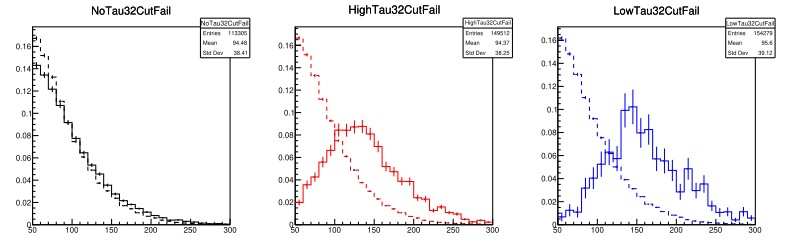

This figure's Python source:
import ROOT
from ROOT import *

#
# Part 1: Compare passing and failing distributions with different tau32 cuts
#

fQCDs = []
NoTau32CutPass = TH1F('NoTau32CutPass','NoTau32CutPass',25,50,300)
HighTau32CutPass = TH1F('HighTau32CutPass','HighTau32CutPass',25,50,300)
LowTau32CutPass = TH1F('LowTau32CutPass','LowTau32CutPass',25,50,300)

NoTau32CutFail = TH1F('NoTau32CutFail','NoTau32CutFail',25,50,300)
HighTau32CutFail = TH1F('HighTau32CutFail','HighTau32CutFail',25,50,300)
LowTau32CutFail = TH1F('LowTau32CutFail','LowTau32CutFail',25,50,300)

for ht in ['700','1000','1500','2000']:
	htFile = TFile.Open('../rootfiles/35851pb/TWminitree_weightedQCDHT'+ht+'_PSET_default.root') 
	htTree = htFile.Get('miniTree')

	htWeight = htFile.Get('Weight')
	htWeight.GetEntry(0)
	htNormWeight = htWeight.weightv

	htNoTau32CutPass = TH1F('htNoTau32CutPass','htNoTau32CutPass',25,50,300)
	htHighTau32CutPass = TH1F('htHighTau32CutPass','htHighTau32CutPass',25,50,300)
	htLowTau32CutPass = TH1F('htLowTau32CutPass','htLowTau32CutPass',25,50,300)

	htNoTau32CutFail = TH1F('htNoTau32CutFail','htNoTau32CutFail',25,50,300)
	htHighTau32CutFail = TH1F('htHighTau32CutFail','htHighTau32CutFail',25,50,300)
	htLowTau32CutFail = TH1F('htLowTau32CutFail','htLowTau32CutFail',25,50,300)

	htTree.Draw('mass_top>>htNoTau32CutPass','(weight*'+str(htNormWeight)+')*((mass_w<95)&&(mass_w>65)&&(sjbtag>0.5426))','goff')
	htTree.Draw('mass_top>>htHighTau32CutPass','(weight*'+str(htNormWeight)+')*((mass_w<95)&&(mass_w>65)&&(tau32<0.65)&&(sjbtag>0.5426))','goff')
	htTree.Draw('mass_top>>htLowTau32CutPass','(weight*'+str(htNormWeight)+')*((mass_w<95)&&(mass_w>65)&&(tau32<0.5)&&(sjbtag>0.5426))','goff')

	htTree.Draw('mass_top>>htNoTau32CutFail','(weight*'+str(htNormWeight)+')*((mass_w<95)&&(mass_w>65)&&!(sjbtag>0.5426))','goff')
	htTree.Draw('mass_top>>htHighTau32CutFail','(weight*'+str(htNormWeight)+')*((mass_w<95)&&(mass_w>65)&&!((tau32<0.65)&&(sjbtag>0.5426)))','goff')
	htTree.Draw('mass_top>>htLowTau32CutFail','(weight*'+str(htNormWeight)+')*((mass_w<95)&&(mass_w>65)&&!((tau32<0.5)&&(sjbtag>0.5426)))','goff')

	NoTau32CutPass.Add(htNoTau32CutPass)
	HighTau32CutPass.Add(htHighTau32CutPass)
	LowTau32CutPass.Add(htLowTau32CutPass)

	NoTau32CutFail.Add(htNoTau32CutFail)
	HighTau32CutFail.Add(htHighTau32CutFail)
	LowTau32CutFail.Add(htLowTau32CutFail)



cFull = TCanvas('cFull','cFull',1800,600)
cFull.Divide(3,1)

for hist in [NoTau32CutPass, NoTau32CutFail, HighTau32CutPass, HighTau32CutFail, LowTau32CutPass, LowTau32CutFail]:
	hist.Scale(1/hist.Integral())

NoTau32CutPass.SetLineColor(kBlack)
HighTau32CutPass.SetLineColor(kRed)
LowTau32CutPass.SetLineColor(kBlue)

NoTau32CutFail.SetLineColor(kBlack)
HighTau32CutFail.SetLineColor(kRed)
LowTau32CutFail.SetLineColor(kBlue)

NoTau32CutFail.SetLineStyle(2)
HighTau32CutFail.SetLineStyle(2)
LowTau32CutFail.SetLineStyle(2)

cFull.cd(1)
NoTau32CutFail.Draw('histE')
NoTau32CutPass.Draw('same histE')
cFull.cd(2)
HighTau32CutFail.Draw('histE')
HighTau32CutPass.Draw('same histE')
cFull.cd(3)
LowTau32CutFail.Draw('histE')
LowTau32CutPass.Draw('same histE')

cFull.Print('TopMassTester2.pdf','pdf')


#
# Part 2: Compare 
# 
